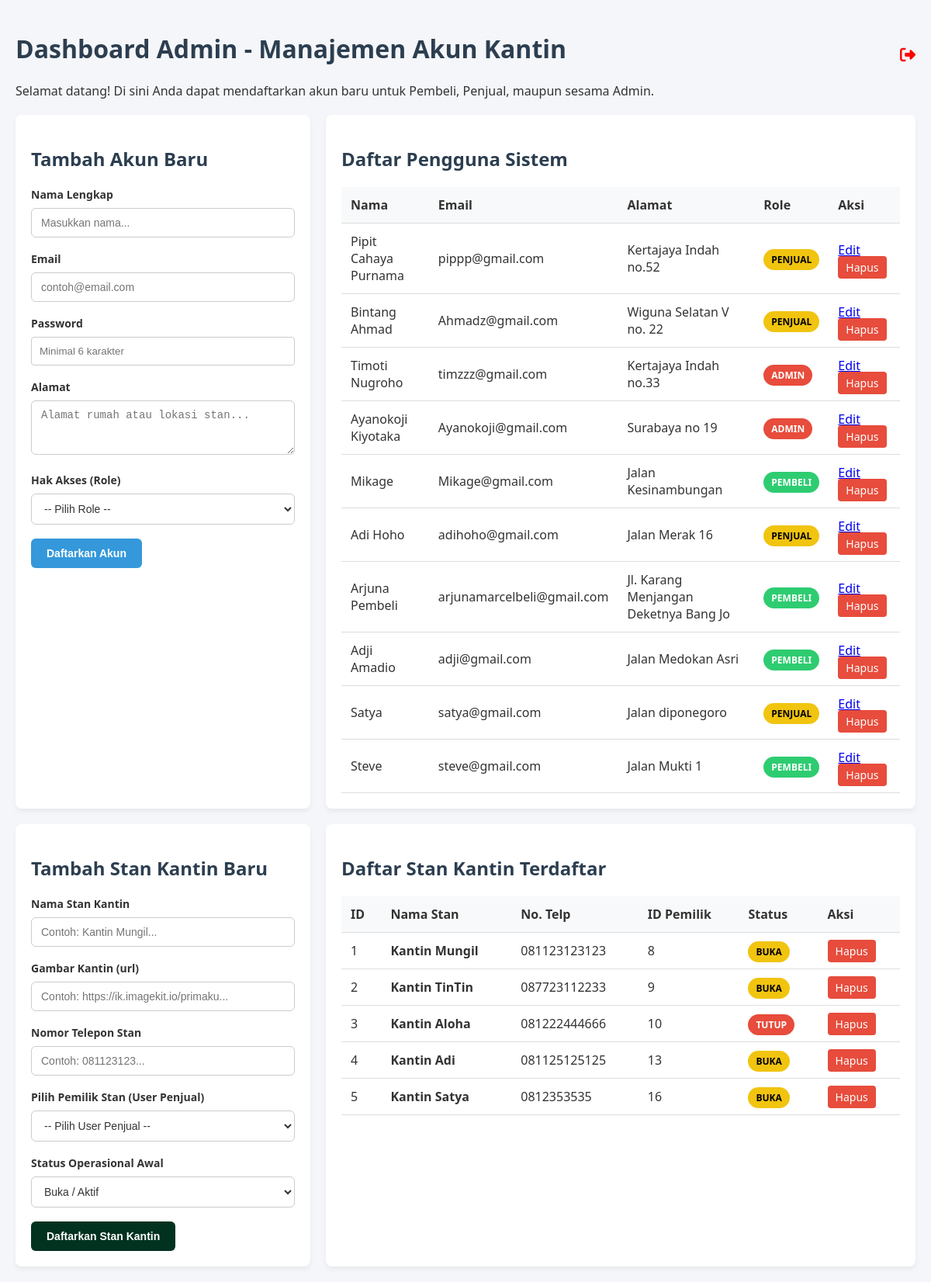
The page /index.php?page=admin-dashboard (signed in) on the database its author committed.
### tables this page shows
CREATE TABLE IF NOT EXISTS `users` (
  `ID_User` int NOT NULL AUTO_INCREMENT,
  `Nama_User` varchar(100) NOT NULL,
  `Email_User` varchar(100) DEFAULT NULL,
  `password` varchar(255) NOT NULL,
  `Alamat_User` varchar(100) DEFAULT NULL,
  `Role_User` varchar(20) DEFAULT NULL,
  `Users_url` varchar(255) DEFAULT NULL,
  PRIMARY KEY (`ID_User`)
);

CREATE TABLE IF NOT EXISTS `kantin` (
  `ID_Kantin` int NOT NULL AUTO_INCREMENT,
  `Nama_Kantin` varchar(100) NOT NULL,
  `Telp_Kantin` varchar(100) DEFAULT NULL,
  `ID_User` int DEFAULT NULL,
  `Kantin_url` varchar(255) DEFAULT NULL,
  `Status_Buka` tinyint(1) NOT NULL,
  PRIMARY KEY (`ID_Kantin`),
  UNIQUE KEY `ID_User` (`ID_User`),
  CONSTRAINT `FK_kantin_penjual` FOREIGN KEY (`ID_User`) REFERENCES `users` (`ID_User`)
);

### Controller/AdminController.php (called while the page is built, shortened)
<?php
require_once 'Model/UserModel.php';
require_once 'Model/KantinModel.php';
class AdminController {
    private $userM, $kantinM, $trxM, $productM;
    public function __construct($db) {
        $this->userM = new UserModel($db);
        $this->kantinM = new KantinModel($db);
    }
    public function dashboard() {
        $users = $this->userM->getAllUsers();
        $kantins = $this->kantinM->getAllKantinAdmin();
        require_once 'view/user/cms/homeadmin.php';
    }
}

### Model/UserModel.php (called while the page is built, shortened)
<?php
class UserModel {
    private $db;
    public function __construct($db) { $this->db = $db; }
    public function getAllUsers() {
        return $this->db->query("SELECT * FROM users")->fetchAll(PDO::FETCH_ASSOC);
    }
}

### Model/KantinModel.php (called while the page is built, shortened)
<?php
class KantinModel {
    private $db;
    public function __construct($db) { $this->db = $db; }
    public function getAllKantinAdmin() {
        return $this->db->query("SELECT k.*, u.Nama_User FROM kantin k LEFT JOIN users u ON k.ID_User = u.ID_User")->fetchAll(PDO::FETCH_ASSOC);
    }
}

### view/user/cms/homeadmin.php (the view, shortened to what this page needs)
<!DOCTYPE html>
<html lang="en">
<head>
    <link rel="stylesheet" href="https://cdnjs.cloudflare.com/ajax/libs/font-awesome/6.4.2/css/all.min.css">
    <link rel="stylesheet" href="/Kantin-Sederhana/view/user/cms/style.css">
</head>
<body>
<body>
<div class="container" style="position: relative;">
    <div style="position: absolute; top: 20px; right: 0;">
        <a href="index.php?page=logout" class="nav-profil" title="Logout" onclick="return confirm('Apakah Anda yakin ingin keluar dari aplikasi SIKANTIN?')">
                <i class="fa-solid fa-right-from-bracket" style="font-size: 20px; color: #ff0000;"></i>
            </a>
    </div>
    <h1>Dashboard Admin - Manajemen Akun Kantin</h1>
    <p>Selamat datang! Di sini Anda dapat mendaftarkan akun baru untuk Pembeli, Penjual, maupun sesama Admin.</p>
    <div class="dashboard-grid">
        <div class="card">
            <h2>Tambah Akun Baru</h2>
            <form action="/Kantin-Sederhana/index.php?page=admin-action-user" method="POST">
                <div class="form-group">
                    <label for="nama">Nama Lengkap</label>
                    <input type="text" id="nama" name="nama" placeholder="Masukkan nama..." required>
                </div>
                <div class="form-group">
                    <label for="email">Email</label>
                    <input type="email" id="email" name="email" placeholder="contoh@email.com" required>
                </div>
                <div class="form-group">
                    <label for="pass">Password</label>
                    <input type="password" id="pass" name="pass" placeholder="Minimal 6 karakter" required>
                </div>
                <div class="form-group">
                    <label for="alamat">Alamat</label>
                    <textarea id="alamat" name="alamat" rows="3" placeholder="Alamat rumah atau lokasi stan..." required></textarea>
                </div>
                <div class="form-group">
                    <label for="role">Hak Akses (Role)</label>
                    <select id="role" name="role" required>
                        <option value="">-- Pilih Role --</option>
                    </select>
                </div>
                <button type="submit" name="create" class="btn">Daftarkan Akun</button>
            </form>
        </div>
        <div class="card">
            <h2>Daftar Pengguna Sistem</h2>
            <table>
                <thead>
                    <tr>
                        <th>Nama</th>
                        <th>Email</th>
                        <th>Alamat</th>
                        <th>Role</th>
                        <th>Aksi</th>
                    </tr>
                </thead>
                <tbody>
                    <?php if (!empty($users)): ?>
                        <?php foreach ($users as $user): ?>
                            <tr>
                                <td><?= htmlspecialchars($user['Nama_User']) ?></td>
                                <td><?= htmlspecialchars($user['Email_User']) ?></td>
                                <td><?= htmlspecialchars($user['Alamat_User']) ?></td>
                                <td>
                                    <?php
                                        $roleClass = 'badge-pembeli';
                                        if(strtolower($user['Role_User']) === 'admin') $roleClass = 'badge-admin';
                                        if(strtolower($user['Role_User']) === 'penjual') $roleClass = 'badge-penjual';
                                    ?>
                                    <span class="badge <?= $roleClass ?>"><?= htmlspecialchars($user['Role_User']) ?></span>
                                </td>
                                <td>
                                    <a href="/Kantin-Sederhana/index.php?page=admin-edit-user&id=<?= $user['ID_User'] ?>" class="btn-edit">Edit</a>
                                    <a href="/Kantin-Sederhana/index.php?page=admin-action-user&delete=<?= $user['ID_User'] ?>"
                                       class="btn-danger"
                                       onclick="return confirm('Apakah Anda yakin ingin menghapus user ini?')">Hapus</a>
                                </td>
                            </tr>
                        <?php endforeach; ?>
                    <?php else: ?>
                        <tr>
                            <td colspan="5" style="text-align: center;">Belum ada data user.</td>
                        </tr>
                    <?php endif; ?>
                </tbody>
            </table>
        </div>
        <div class="card">
            <h2>Tambah Stan Kantin Baru</h2>
            <form action="/Kantin-Sederhana/index.php?page=admin-action-kantin" method="POST">
                <div class="form-group">
                    <label for="nama_kantin">Nama Stan Kantin</label>
                    <input type="text" id="nama_kantin" name="nama" placeholder="Contoh: Kantin Mungil..." required>
                </div>
                <div class="form-group">
                    <label for="kantin_url">Gambar Kantin (url)</label>
                    <input type="text" id="kantin_url" name="Kantin_url" placeholder="Contoh: https://ik.imagekit.io/primaku..." required>
                </div>
                <div class="form-group">
                    <label for="telp_kantin">Nomor Telepon Stan</label>
                    <input type="text" id="telp_kantin" name="telp" placeholder="Contoh: 081123123..." required>
                </div>
                <div class="form-group">
                    <label for="id_user_pemilik">Pilih Pemilik Stan (User Penjual)</label>
                    <select id="id_user_pemilik" name="id_user" required>
                        <option value="">-- Pilih User Penjual --</option>
                    </select>
                </div>
                <div class="form-group">
                    <label for="status_buka">Status Operasional Awal</label>
                    <select id="status_buka" name="status" required>
                        <option value="1">Buka / Aktif</option>
                    </select>
                </div>
                <button type="submit" name="create" class="btn" style="background-color: #013220; color: white;">Daftarkan Stan Kantin</button>
            </form>
        </div>
        <div class="card">
            <h2>Daftar Stan Kantin Terdaftar</h2>
            <table>
                <thead>
                    <tr>
                        <th>ID</th>
                        <th>Nama Stan</th>
                        <th>No. Telp</th>
                        <th>ID Pemilik</th>
                        <th>Status</th>
                        <th>Aksi</th>
                    </tr>
                </thead>
                <tbody>
                    <?php if (!empty($kantins)): ?>
                        <?php foreach ($kantins as $k): ?>
                            <tr>
                                <td><?= htmlspecialchars($k['ID_Kantin']) ?></td>
                                <td><strong><?= htmlspecialchars($k['Nama_Kantin']) ?></strong></td>
                                <td><?= htmlspecialchars($k['Telp_Kantin']) ?></td>
                                <td><?= htmlspecialchars($k['ID_User']) ?></td>
                                <td>
                                    <span class="badge <?= $k['Status_Buka'] == 1 ? 'badge-penjual' : 'badge-admin' ?>">
                                        <?= $k['Status_Buka'] == 1 ? 'Buka' : 'Tutup' ?>
                                    </span>
                                </td>
                                <td>
                                    <a href="/Kantin-Sederhana/index.php?page=admin-action-kantin&delete_kantin=<?= $k['ID_Kantin'] ?>"
                                       class="btn-danger"
                                       onclick="return confirm('Apakah Anda yakin ingin menghapus stan kantin ini?')">Hapus</a>
                                </td>
                            </tr>
                        <?php endforeach; ?>
                    <?php else: ?>
                        <tr>
                            <td colspan="6" style="text-align: center;">Belum ada data stan kantin.</td>
                        </tr>
                    <?php endif; ?>
                </tbody>
            </table>
        </div>
    </div>
</div>
</body>
</html>

### index.php (shortened to what this page needs)
<?php
require_once 'Config/config.php';
require_once 'Controller/AdminController.php';
$page = $_GET['page'] ?? 'login';
    switch ($page) {
    case 'admin-dashboard':
        (new AdminController($conn))->dashboard();
        break;
}

### view/user/cms/style.css (style rules this page uses)
body { font-family: 'Segoe UI', Tahoma, Geneva, Verdana, sans-serif; background-color: #f4f6f9; margin: 0; padding: 20px; color: #333; }
.container { max-width: 1200px; margin: 0 auto; }
h1, h2 { color: #2c3e50; }
.dashboard-grid { display: grid; grid-template-columns: 1fr 2fr; gap: 20px; margin-top: 20px; }
.card { background: #fff; padding: 20px; border-radius: 8px; box-shadow: 0 4px 6px rgba(0,0,0,0.05); }
.form-group { margin-bottom: 15px; }
.form-group label { display: block; margin-bottom: 5px; font-weight: bold; }
.form-group input, .form-group textarea, .form-group select { width: 100%; padding: 10px; border: 1px solid #ccc; border-radius: 4px; box-sizing: border-box; }
.btn { background-color: #3498db; color: white; padding: 10px 15px; border: none; border-radius: 4px; cursor: pointer; font-weight: bold; }
.btn-danger { background-color: #e74c3c; text-decoration: none; padding: 5px 10px; border-radius: 4px; color: white; font-size: 14px; }
table { width: 100%; border-collapse: collapse; margin-top: 10px; }
table th, table td { padding: 12px; text-align: left; border-bottom: 1px solid #ddd; }
table th { background-color: #f8f9fa; }
.badge { padding: 5px 10px; border-radius: 20px; font-size: 12px; font-weight: bold; text-transform: uppercase; }
.badge-admin { background-color: #e74c3c; color: white; }
.badge-penjual { background-color: #f1c40f; color: black; }
.badge-pembeli { background-color: #2ecc71; color: white; }
.form-group { margin-bottom: 18px; }
.form-group label { display: block; font-weight: 600; color: #333333; margin-bottom: 8px; font-size: 14px; }
.form-group input[type="text"], .form-group input[type="email"], .form-group textarea, .form-group select { width: 100%; padding: 10px 12px; border: 1px solid #cccccc; border-radius: 6px; font-size: 14px; color: #333333; background-color: #ffffff; transition: border-color 0.2s ease; }
.form-group textarea { resize: vertical; }
.btn { padding: 11px 20px; font-size: 14px; font-weight: 600; border: none; border-radius: 6px; cursor: pointer; text-decoration: none; display: inline-block; text-align: center; transition: opacity 0.2s ease; }

### rows shown on the page
users: Nama_User "Pipit Cahaya Purnama", Email_User "pippp@gmail.com", Alamat_User "Kertajaya Indah no.52", Role_User "PENJUAL"
users: Nama_User "Bintang Ahmad", Email_User "Ahmadz@gmail.com", Alamat_User "Wiguna Selatan V no. 22", Role_User "PENJUAL"
users: Nama_User "Timoti Nugroho", Email_User "timzzz@gmail.com", Alamat_User "Kertajaya Indah no.33", Role_User "ADMIN"
users: Nama_User "Ayanokoji Kiyotaka", Email_User "Ayanokoji@gmail.com", Alamat_User "Surabaya no 19", Role_User "ADMIN"
users: Nama_User "Mikage", Email_User "Mikage@gmail.com", Alamat_User "Jalan Kesinambungan", Role_User "PEMBELI"
users: Nama_User "Adi Hoho", Email_User "adihoho@gmail.com", Alamat_User "Jalan Merak 16", Role_User "PENJUAL"
users: Nama_User "Arjuna Pembeli", Email_User "arjunamarcelbeli@gmail.com", Alamat_User "Jl. Karang Menjangan Deketnya Bang Jo", Role_User "PEMBELI"
users: Nama_User "Adji Amadio", Email_User "adji@gmail.com", Alamat_User "Jalan Medokan Asri", Role_User "PEMBELI"
users: Nama_User "Satya", Email_User "satya@gmail.com", Alamat_User "Jalan diponegoro", Role_User "PENJUAL"
users: Nama_User "Steve", Email_User "steve@gmail.com", Alamat_User "Jalan Mukti 1", Role_User "PEMBELI"
kantin: ID_Kantin "1", Nama_Kantin "Kantin Mungil", Telp_Kantin "081123123123", ID_User "8", Status_Buka "BUKA"
kantin: ID_Kantin "2", Nama_Kantin "Kantin TinTin", Telp_Kantin "087723112233", ID_User "9", Status_Buka "BUKA"
kantin: ID_Kantin "3", Nama_Kantin "Kantin Aloha", Telp_Kantin "081222444666", ID_User "10", Status_Buka "TUTUP"
kantin: ID_Kantin "4", Nama_Kantin "Kantin Adi", Telp_Kantin "081125125125", ID_User "13", Status_Buka "BUKA"
kantin: ID_Kantin "5", Nama_Kantin "Kantin Satya", Telp_Kantin "0812353535", ID_User "16", Status_Buka "BUKA"
